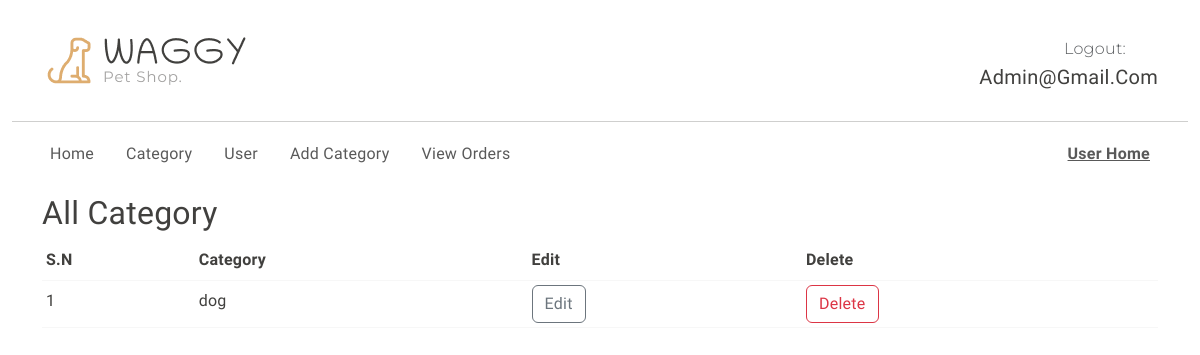
Before: /view_category (signed in) with the older database file.
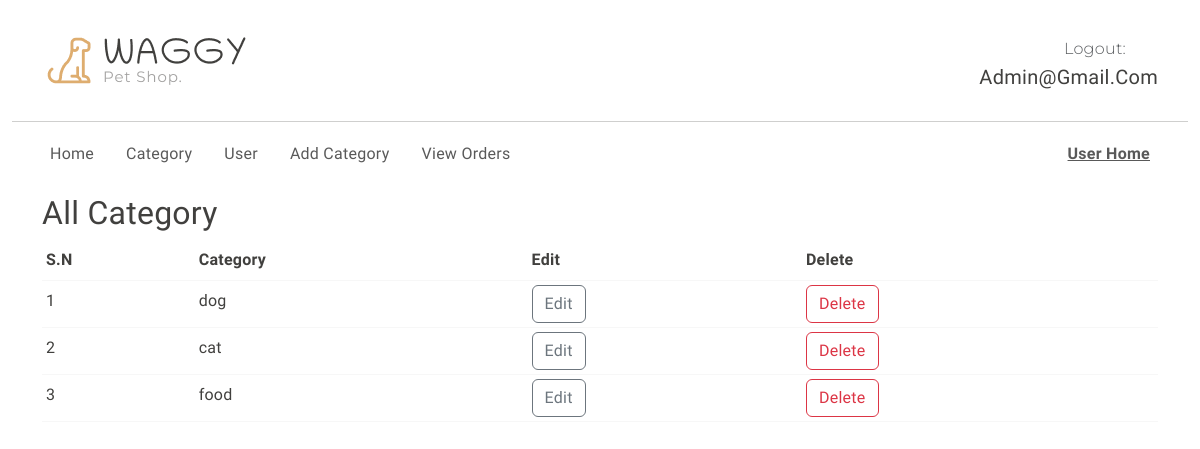
After: the same page with the newer database file.
### shop/user/models.py (models this page shows)
class User(db.Model, UserMixin):
    id = db.Column(db.Integer, primary_key = True)
    username = db.Column(db.String(50), nullable=False)
    email = db.Column(db.String(20), unique=True, nullable=False)
    password = db.Column(db.String(80), nullable=False)
    image_file = db.Column(db.String(20), nullable=False, default = 'default.jpg')
    role = db.Column(db.String(20), nullable=False, default='customer')
    likes = db.relationship('Like', backref='user', cascade='all, delete-orphan')
    cart_items = db.relationship('Cart', backref=db.backref('user', lazy=True), cascade='all, delete-orphan')
    user_orders = db.relationship('Order', back_populates='user', cascade='all, delete-orphan')
    def delete(self):
        for like in self.likes:
            db.session.delete(like)
        for order in self.user_orders:
            db.session.delete(order)
        for cart_item in self.cart_items:
            db.session.delete(cart_item)
        db.session.delete(self)
        db.session.commit()

### shop/products/models.py (models this page shows)
class Category(db.Model):
    id = db.Column(db.Integer, primary_key=True)
    name = db.Column(db.String(80), unique=True)

### shop/admin/routes.py (the view)
@app.route('/view_category')
@login_required
@admin_required
def viewcategory():
    all_category = Category.query.all()
    return render_template('admin/view_category.html', all_category=all_category)

### shop/__init__.py (called while the page is built)
def admin_required(func):
    @wraps(func)
    def decorated_function(*args, **kwargs):
        if current_user.role != 'admin':
            flash('Access Denied: You are not authorized to access admin page.')
            return redirect(url_for('login'))
        return func(*args, **kwargs)
    return decorated_function

### shop/user/models.py (called while the page is built)
@login_manager.user_loader
def load_user(user_id):
    return User.query.get(int(user_id))

### shop/templates/admin/view_category.html (shortened to what this page needs)
{% extends 'base.html'%}
{% block body %}
{% include 'admin/navbar.html'%}
  <div class="container">
    <h2>All Category</h2>
    <table class="table table-sm">
      <thead>
        <th>S.N</th>
        <th>Category</th>
        <th>Edit</th>
        <th>Delete</th>
      </thead>
      <tbody>
      {% for category in all_category %}
        <tr>
          <td>{{loop.index}}</td>
          <td>{{category.name}}</td>
          <td><a href="/update_category/{{ category.id }}" class="btn btn-outline-secondary">Edit</a></td>
          <td><a href="/delete_category/{{ category.id }}" class="btn btn-outline-danger">Delete</a></td>
        </tr>
        {% endfor %}
      </tbody>
    </table>
  </div>
{% endblock body %}

### shop/templates/base.html (shortened to what this page needs)
<!DOCTYPE html>
<html lang="en">
<head>
    {% block head %}
  <link rel="stylesheet" href="https://cdn.jsdelivr.net/npm/swiper@9/swiper-bundle.min.css" />
  <link href="https://cdn.jsdelivr.net/npm/bootstrap@5.3.0-alpha3/dist/css/bootstrap.min.css" rel="stylesheet"
>
  <link rel="stylesheet" href="{{ url_for('static', filename='css/vendor.css') }}">
  <link rel="stylesheet" href="{{ url_for('static', filename='style.css') }}">
{% endblock %}
</head>
<body>
      {% block body %}
      {% endblock body%}
    <link rel="stylesheet" href="https://cdnjs.cloudflare.com/ajax/libs/font-awesome/5.15.3/css/all.min.css">
</body>
</html>

### shop/templates/admin/navbar.html (shortened to what this page needs)
{% block content %}
<header>
  <div class="container py-2">
    <div class="row py-4 pb-0 pb-sm-4 align-items-center">
      <div class="col-sm-4 col-lg-3 text-center text-sm-start">
        <div class="main-logo">
          <a href="{{url_for('admin_home')}}">
            <img src="static/images/logo.png" alt="logo" class="img-fluid">
          </a>
        </div>
      </div>
      <div class="col-sm-8 col-lg-9 d-flex justify-content-between justify-content-sm-end align-items-center">
        <div class="support-box text-end">
          <span class="fs-6 secondary-font text-muted">
            Logout:
          </span>
          <h5 class="mb-0">{{current_user.email}}</h5>
        </div>
      </div>
    </div>
  </div>
    <div class="container-fluid">
      <hr class="m-0">
    </div>
    <div class="container">
      <nav class="main-menu d-flex navbar navbar-expand-lg">
        <div class="offcanvas offcanvas-end" tabindex="-1" id="offcanvasNavbar" aria-labelledby="offcanvasNavbarLabel">
          <div class="offcanvas-body justify-content-between">
            <ul class="navbar-nav menu-list list-unstyled d-flex gap-md-3 mb-0">
              <li class="nav-item">
                <a href="{{url_for('admin_home')}}" class="nav-link">Home</a>
              </li>
              <li class="nav-item">
                <a href="{{url_for('viewcategory')}}" class="nav-link">Category</a>
              </li>
              <li class="nav-item">
                <a href="{{url_for('viewuser')}}" class="nav-link">User</a>
              </li>
              {% if request.endpoint == 'viewcategory' %}
              <li class="nav-item">
                <a class="nav-link" href="{{url_for('addcategory')}}">Add Category</a>
              </li>
              {% endif %}
              <li class="nav-item">
                <a class="nav-link" href="{{url_for('view_orders')}}">View Orders</a>
              </li>
            </ul>
            <ul class="navbar-nav menu-list list-unstyled d-flex gap-md-3 mb-0">
              <li class="nav-item">
                <a href="{{url_for('home')}}" class="nav-link"><b><u>User Home</u></b></a>
              </li>
            </ul>
          </div>
        </div>
      </nav>
    </div>
  </header>
  {% endblock content %}

### shop/static/style.css (style rules this page uses)
:root { --header-height: 160px; --header-height-min: 80px; }
:root { --accent-color: #DEAD6F; --dark-color: #222222; --light-dark-color: #727272; --light-color: #fff; --grey-color: #dbdbdb; --light-grey-color: #fafafa; --primary-color: #6995B1; --light-primary-color: #eef1f3; }
:root { --body-font: 'Chilanka', cursive; --heading-font: 'Chilanka', cursive; --secondary-font: 'Montserrat', sans-serif; }
body { --bs-link-color: #333; --bs-link-hover-color: #333; --bs-link-color-rgb: 40, 40, 40; --bs-link-hover-color-rgb: 0, 0, 0; --bs-light-rgb: 248, 248, 248; --bs-font-sans-serif: 'Chilanka', cursive; --bs-body-font-family: var(--bs-font-sans-serif); --bs-body-font-size: 1rem; --bs-body-font-weight: 400; --bs-body-line-height: 2; --bs-body-color: #41403E; --bs-primary: #DEAD6F; --bs-primary-rgb: 222, 173, 111; --bs-primary-bg-subtle: #FFF9EB; --bs-border-color: #F7F7F7; --bs-secondary-rgb: 230, 243, 251; --bs-success-rgb: 238, 245, 228; --bs-danger-rgb: 249, 235, 231; --bs-warning-rgb: 255, 249, 235; --bs-info-rgb: 230, 243, 250; }
body { letter-spacing: 0.01625rem; }
h1, h2, h3, h4, h5, h6 { font-family: var(--heading-font); color: var(--bs-body-color); font-weight: 400; text-transform: capitalize; }
a { text-decoration: none; }
.secondary-font { font-family: var(--secondary-font); font-weight: 300; }
.text-muted { color: gray; }

Changed rows visible on the page:
added Category: name "cat"
added Category: name "food"
